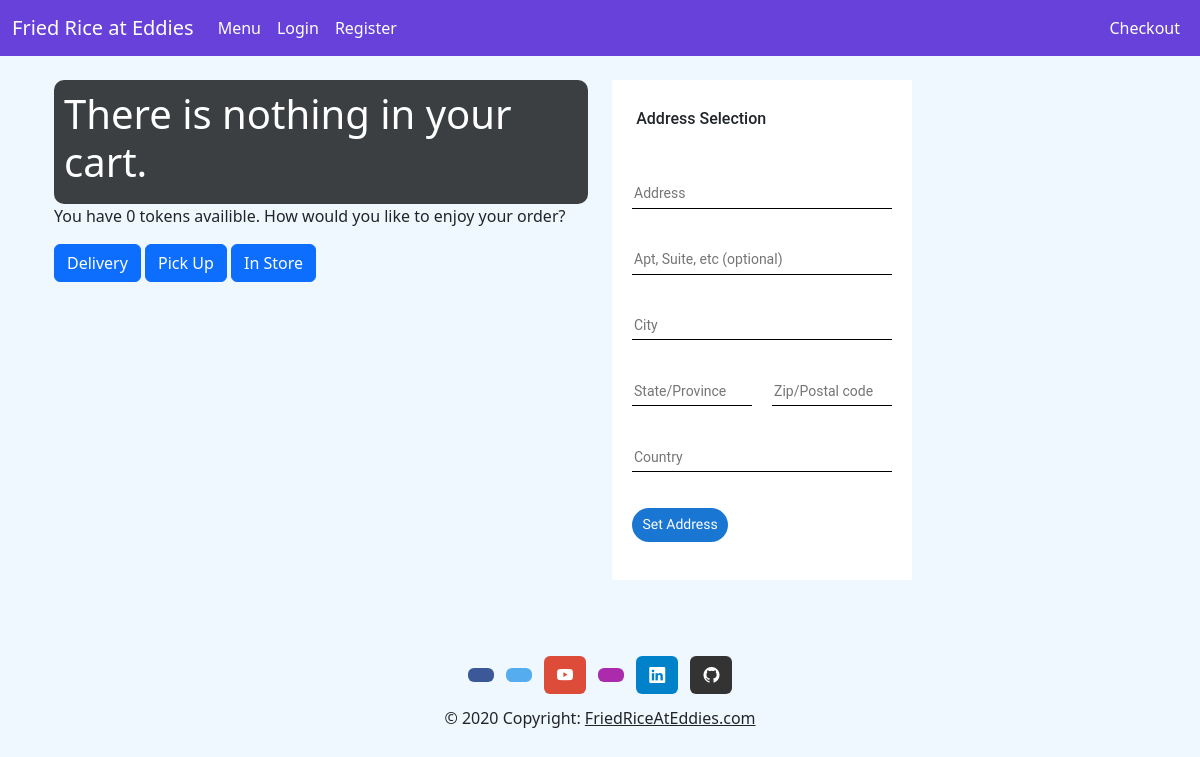
The app's page /checkout/ with its own data.
### main/models.py (models this page shows, shortened)
class Way_Recieved(models.Model):
    id = models.AutoField(primary_key=True)
    type = models.CharField(max_length=20)

### checkout/views.py (the view)
# urls.py: path('', views.view_cart, name='checkout'),
def view_cart(request):
    try:
        cart_items = CartItem.objects.filter(user=Member.objects.get(user=request.user))
        member = Member.objects.get(user=request.user)
        tokens = member.tokens
    except:
        cart_items = CartItem.objects.filter(user=None)
        tokens = 0
    total_price = sum(item.item.price * item.quantity for item in cart_items)
    way_recieveds = Way_Recieved.objects.all
    return render(request, 'checkout/checkout.html', {'cart_items': cart_items, 'total_price': total_price,
                                                      'tax': round((float(total_price) * 0.0697), 2),
                                                      'final_price': float(total_price) + round((float(total_price) * 0.0697), 2),
                                                      'way_recieveds': way_recieveds, 'tokens': tokens})

### checkout/templates/checkout/checkout.html (shortened to what this page needs)
{% extends 'base.html' %} {% load static %}
  {% block content %}
  <body>
    <br />
    <div class="container">
      <div class="row">
        <div class="col-lg-6">
          <div class="checkout-section">
            {% if cart_items %} {% for i in cart_items %} {% if i.item %}
            <p>
              {{i.item.name}} (x{{i.quantity}}) Item Cost: ${{i.item.price}}
              <a href="{% url 'remove_from_cart' i.item.id%}">Remove</a>
            </p>
            {% endif %} {% endfor %}
            <p>Total: ${{total_price}}</p>
            <p>Tax: ${{tax}}</p>
            <p><b>Final Price: ${{final_price}}</b></p>
            {% else %}
            <h1>There is nothing in your cart.</h1>
            {% endif %}
          </div>
          <p>You have {{tokens}} tokens availible. How would you like to enjoy your order?</p>
          {% if way_recieveds %}
            {% for w in way_recieveds %}
            <a href="{% url 'process_order' w.id %}" class="btn btn-primary">{{w.type}}</a>
            {% endfor %}
          {% endif %}
        </div>
        <div class="col-lg-6">{% include 'checkout/map.html' %}</div>
      </div>
    </div>
  </body>
  {% endblock %}

### friedRiceAtEddiesWebsite/static/css/styles.css (style rules this page uses)
html, body { background-color: aliceblue; margin: 0; padding: 0; }
.checkout-section { border-radius: 10px; padding: 10px; background-color: #3b3f42; color: white; }

### checkout/templates/checkout/map.html (style rules this page uses)
body { margin: 0; }

### records on screen
Way_Recieved: type "Delivery"
Way_Recieved: type "Pick Up"
Way_Recieved: type "In Store"

### other values on screen
{{ tokens }} "0"
